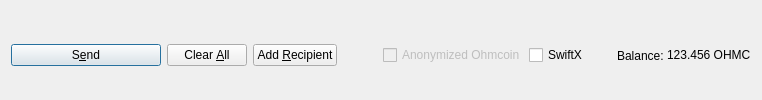
         <widget class="QFrame" name="frame_Send">
          <layout class="QHBoxLayout" name="horizontalLayout">
           <property name="bottomMargin">
            <number>0</number>
           </property>
           <item>
            <widget class="QPushButton" name="sendButton">
             <property name="minimumSize">
              <size>
               <width>150</width>
               <height>0</height>
              </size>
             </property>
             <property name="toolTip">
              <string>Confirm the send action</string>
             </property>
             <property name="text">
              <string>S&amp;end</string>
             </property>
             <property name="autoDefault">
              <bool>false</bool>
             </property>
             <property name="default">
              <bool>true</bool>
             </property>
            </widget>
           </item>
           <item>
            <widget class="QPushButton" name="clearButton">
             <property name="sizePolicy">
              <sizepolicy hsizetype="Minimum" vsizetype="Fixed">
               <horstretch>0</horstretch>
               <verstretch>0</verstretch>
              </sizepolicy>
             </property>
             <property name="toolTip">
              <string>Clear all fields of the form.</string>
             </property>
             <property name="text">
              <string>Clear &amp;All</string>
             </property>
             <property name="autoDefault">
              <bool>false</bool>
             </property>
            </widget>
           </item>
           <item>
            <widget class="QPushButton" name="addButton">
             <property name="toolTip">
              <string>Send to multiple recipients at once</string>
             </property>
             <property name="text">
              <string>Add &amp;Recipient</string>
             </property>
             <property name="autoDefault">
              <bool>false</bool>
             </property>
            </widget>
           </item>
           <item>
            <spacer name="horizontalSpacer">
             <property name="orientation">
              <enum>Qt::Horizontal</enum>
             </property>
             <property name="sizeHint" stdset="0">
              <size>
               <width>40</width>
               <height>20</height>
              </size>
             </property>
            </spacer>
           </item>
           <item>
            <layout class="QHBoxLayout" name="horizontalLayout_2">
             <property name="spacing">
              <number>3</number>
             </property>
             <item>
              <widget class="QCheckBox" name="checkzOHMC">
               <property name="enabled">
                <bool>false</bool>
               </property>
               <property name="text">
                <string>Anonymized Ohmcoin</string>
               </property>
              </widget>
             </item>
             <!-- <item>
              <widget class="QCheckBox" name="checkSwiftTX">
               <property name="enabled">
                <bool>true</bool>
               </property>
               <property name="minimumSize">
                <size>
                 <width>85</width>
                 <height>0</height>
                </size>
               </property>
               <property name="text">
                <string>SwiftX</string>
               </property>
              </widget>
             </item> -->
             <item>
              <widget class="QCheckBox" name="checkSwiftTX">
               <property name="enabled">
                <bool>true</bool>
               </property>
               <property name="minimumSize">
                <size>
                 <width>85</width>
                 <height>0</height>
                </size>
               </property>
               <property name="text">
                <string>SwiftX</string>
               </property>
              </widget>
             </item>
             <item>
              <widget class="QLabel" name="labelForBalance">
               <property name="text">
                <string>Balance:</string>
               </property>
              </widget>
             </item>
             <item>
              <widget class="QLabel" name="labelBalance">
               <property name="sizePolicy">
                <sizepolicy hsizetype="Preferred" vsizetype="Fixed">
                 <horstretch>0</horstretch>
                 <verstretch>0</verstretch>
                </sizepolicy>
               </property>
               <property name="cursor">
                <cursorShape>IBeamCursor</cursorShape>
               </property>
               <property name="text">
                <string notr="true">123.456 OHMC</string>
               </property>
               <property name="textInteractionFlags">
                <set>Qt::LinksAccessibleByMouse|Qt::TextSelectableByKeyboard|Qt::TextSelectableByMouse</set>
               </property>
              </widget>
             </item>
            </layout>
           </item>
          </layout>
         </widget>
